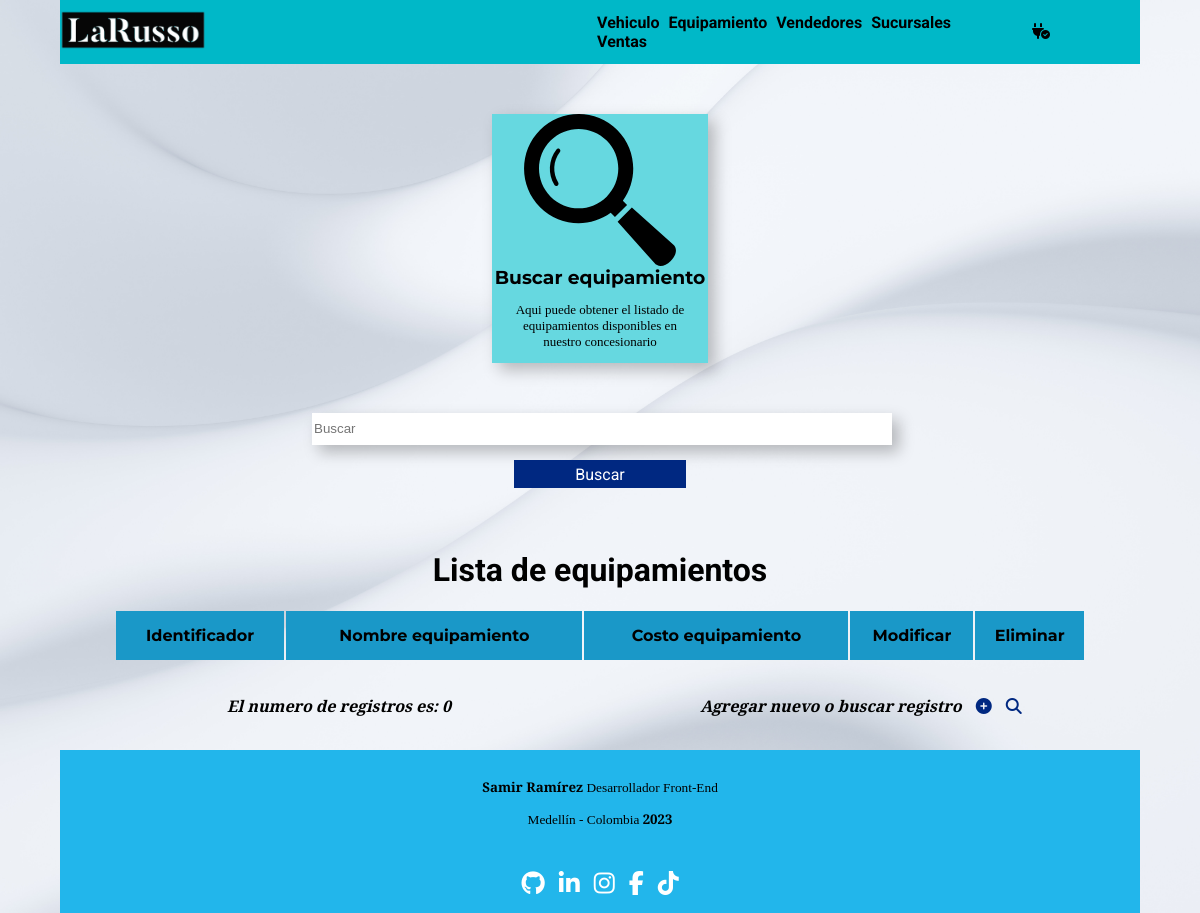
The app's page /equipamiento/crear/equipamientos/consulta/consult.php, older data.
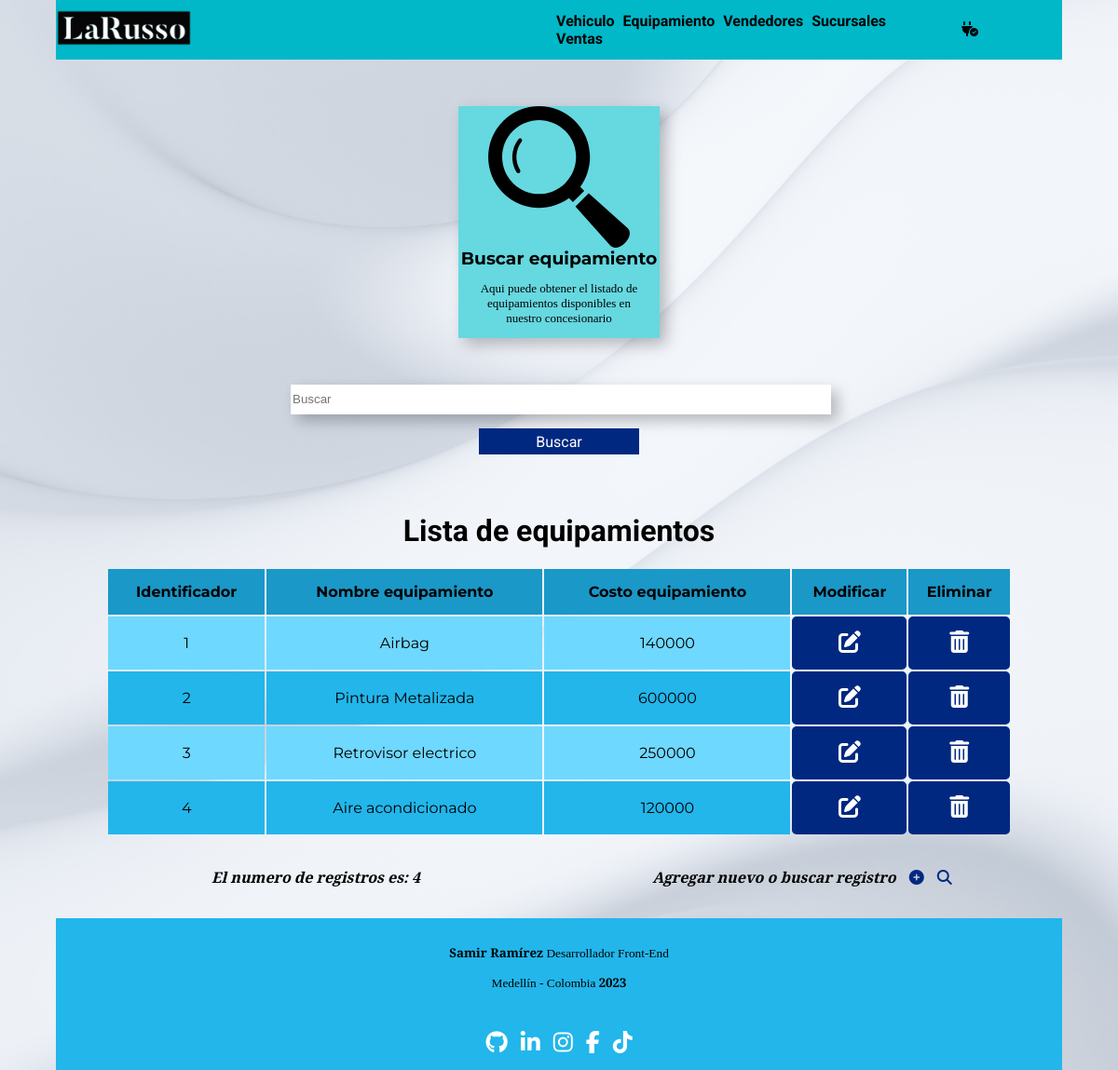
The same page, newer data.
### tables this page shows
CREATE TABLE `equipamiento` (
  `id_equipamiento` int(8) NOT NULL,
  `nombre_eq` varchar(30) NOT NULL,
  `precio_eq` int(10) NOT NULL
);

### equipamiento/crear/equipamientos/consulta/fuction-consult.php (the view)
<?php
    if(isset($_POST["bscr"])) {
        $search= $_POST["bscr"];
        $consult= "SELECT * FROM equipamiento WHERE id_equipamiento LIKE '%$search' OR nombre_eq LIKE '%$search' OR precio_eq LIKE '%$search'";
        if($result= mysqli_query($cnx, $consult)){
            echo "<table class='list-tipo'>
            <tr class='row-table'>
                <th class='th-table'>Identificador</th>
                <th class='th-table'>Nombre equipamiento</th>
                <th class='th-table'>Costo equipamiento</th>
                <th class='th-table'>Modificar</th>
                <th class='th-table'>Eliminar</th>
            </tr>";
            while($rows= mysqli_fetch_array($result)) {
                echo "<tr class='row-td-table'>
                <td class='td-table'>". $rows['id_equipamiento'] ."</td>
                <td class='td-table'>". $rows['nombre_eq'] ."</td>
                <td class='td-table'>". $rows['precio_eq'] ."</td>
                <td class='td-table-btn'>
                    <a class='td-btn-table' href='editar/index.php?ide=" .$rows['id_equipamiento']. "'>
                        <i class='fa-solid fa-pen-to-square'></i>
                    </a>
                </td>
                <td class='td-table-btn'>
                    <a class='td-btn-table' href='eliminar/index.php?ide="  .$rows['id_equipamiento']. '&name=' .$rows['nombre_eq']. "'>
                        <i class='fa-solid fa-trash-can'></i>
                    </a>
                </td>
            </tr>";
            }
        echo "</table>";
        $numrows= mysqli_num_rows($result);
        echo "<h3 class= 'counter'>Se han encontrado $numrows registros</h3>";
        }
    } else {
        $cnslt= "SELECT * FROM equipamiento";
        if($rslt= mysqli_query($cnx, $cnslt)){
            echo "<table class='list-tipo'>
            <tr class='row-table'>
                <th class='th-table'>Identificador</th>
                <th class='th-table'>Nombre equipamiento</th>
                <th class='th-table'>Costo equipamiento</th>
                <th class='th-table'>Modificar</th>
                <th class='th-table'>Eliminar</th>
            </tr>";
            while($rows= mysqli_fetch_array($rslt)) {
                echo "<tr class='row-td-table'>
                <td class='td-table'>". $rows['id_equipamiento'] ."</td>
                <td class='td-table'>". $rows['nombre_eq'] ."</td>
                <td class='td-table'>". $rows['precio_eq'] ."</td>
                <td class='td-table-btn'>
                    <a class='td-btn-table' href='editar/index.php?ide=" .$rows['id_equipamiento']. "'>
                        <i class='fa-solid fa-pen-to-square'></i>
                    </a>
                </td>
                <td class='td-table-btn'>
                    <a class='td-btn-table' href='eliminar/index.php?ide="  .$rows['id_equipamiento']. '&name=' .$rows['nombre_eq']. "'>
                        <i class='fa-solid fa-trash-can'></i>
                    </a>
                </td>
            </tr>";
        }
        echo "</table>";
        $numrows= mysqli_num_rows($rslt);
        echo "<div class='cont-count-add'>
        <div class='count'>
            <h2 class='h2-count'>
                El numero de registros es: $numrows
            </h2>
        </div>
        <div class='add'>
            <h2 class='h2-add'>
                Agregar nuevo o buscar registro
                <a href='../crear/form.php' class='a-add'>
                    <i class='fa-solid fa-circle-plus'></i>
                </a>
                <a href='#' class= 'a-add'>
                     <i class='fa-solid fa-magnifying-glass'></i>
                 </a>
            </h2>
        </div>
    </div>";
        }
    }
?>

### equipamiento/crear/equipamientos/consulta/consult.php (shortened to what this page needs)
<!DOCTYPE html>
<html lang="en">
<head>
    <link rel="stylesheet" href="../../../../assents/css/reset.css">
    <link rel="stylesheet" href="../../../../assents/css/equipamiento/tipos/consultar/consultindex.css">
</head>
<body>
    <header>
        <nav>
            <div class="logo">
                <img class="logo-img" src="../../../../assents/img/logo2.png" alt="">
            </div>
            <div class="menu">
                <a class="link" href="../../../../vehiculos/index.php">Vehiculo</a>
                <a class="link" href="../../../../equipamiento/index.php">Equipamiento</a>
                <a class="link" href="../../../../vendedores/index.php">Vendedores</a>
                <a class="link" href="../../../../sucursales/index.php">Sucursales</a>
                <a class="link" href="../../../../ventas/index.php">Ventas</a>
            </div>
            <div class="cnx">
                <?php
                    require ("../../../../cnx.php");
                ?>
            </div>
        </nav>
    </header>
    <section class="sct-srch-tipo">
        <article class="cards">
            <div class="img-card">
                <img src="../../../../assents/img/lagicons/magnifying-glass-8-svgrepo-com.svg" alt="Buscar vehiculo" class="img-srch">
            </div>
            <div class="body-card">
                <h1 class="p-card">Buscar equipamiento</h1>
            </div>
            <div class="footer-card">
                <h3 class="txt-card">Aqui puede obtener el listado de equipamientos disponibles en nuestro concesionario</h3>
            </div>
        </article>
    </section>
    <section class="search">
        <div class="resul">
            <form method="POST" action="">
                    <input class="buscar" type="text" name="bscr" placeholder="Buscar">
                    <input class="btn-submit" type="submit" name="send" value= "Buscar">
            </form>
        </div>
    </section>
    <section class="resultado">
    <div class="title">
            <h1 class="h1-title">
                Lista de equipamientos
            </h1>
        </div>
        <?php
            include ("fuction-consult.php");
        ?>
    </section>
    <footer>
        <div class="footer">
            <div class="dev">
                <p class="p-footer"><strong>Samir Ramírez</strong> Desarrollador Front-End</p>
                <p class="p-footer">Medellín - Colombia <strong>2023</strong></p>
            </div>
            <div class="networks">
                <a class="icon_link" href="https://github.com/SamirFront-End" target="github"><i class="fa-brands fa-github"></i></a>
                <a class="icon_link" href="https://www.linkedin.com/in/samir-ramirez-0254621a5/" target="linkedin"><i class="fa-brands fa-linkedin-in"></i></a>
                <a class="icon_link" href="https://instagram.com/miramirez1987" target="instagram"><i class="fa-brands fa-instagram"></i></a>
                <a class="icon_link" href="https://www.facebook.com/samiramirez1987" target="facebook"><i class="fa-brands fa-facebook-f"></i></a>
                <a class="icon_link" href="https://www.tiktok.com/@samdevfreelance" target="tiktok"><i class="fa-brands fa-tiktok"></i></a>
            </div>
        </div>
    </footer>
</body>
</html>

### cnx.php
<?php
    $host= "localhost";
    $db= "lag";
    $usr= "root";
    $psw= "";
    $cnx= mysqli_connect($host, $usr, $psw, $db);
    if($cnx){
        echo "<i class='fa-solid fa-plug-circle-check'></i>";
    } else {
        echo "<i class='fa-solid fa-plug-circle-xmark'></i>";
    }
?>

### assents/css/equipamiento/tipos/consultar/consultindex.css (style rules this page uses)
body { background-image: url(../../../../img/pattern.jpg); background-repeat: no-repeat; background-size: cover; }
header { width: 90%; margin: auto; background-color: var(--colorcuatro); }
nav { display: grid; grid-template-columns: 45% 45% 10%; align-items: center; }
.logo-img { width: 30%; }
.menu { width: 80%; margin: auto; }
.link { margin: 0 2.5px; text-decoration: none; font-family: var(--fuenteuno); font-weight: bolder; color: black; }
.sct-srch-tipo { width: 90%; margin: auto; margin-top: 50px; margin-bottom: 50px; display: grid; grid-template-columns: 20%; justify-content: space-evenly; }
.cards { background-color: var(--clarocuatro); box-shadow: 7px 7px 15px rgba(0, 0, 0, 25%); margin-bottom: 0px; }
.img-card { display: flex; justify-content: center; }
.img-srch { width: 70%; margin: auto; }
.p-card { margin-top: 0px; margin-bottom: 0px; text-align: center; font-family: var(--fuentedos); font-weight: bolder; }
.footer-card { width: 90%; margin: auto; }
.txt-card { text-align: center; font-family: var(--fuentetres); font-size: small; font-weight: lighter; }
.search { display: flex; width: 80%; margin: auto; }
.resul { width: 60%; margin: auto; margin-bottom: 50px; }
form { width: 100%; display: grid; }
.buscar { width: 100%; height: 30px; border: none; box-shadow: 7px 7px 15px rgba(0, 0, 0, 25%); }
.btn-submit { width: 30%; margin: auto; margin-top: 15px; border: none; background-color: var(--colortres); color: white; font-family: var(--fuenteuno); font-size: medium; cursor:pointer; height: 80%; }
.title { margin-bottom: 20px; }
.h1-title { width: 60%; margin: 20px auto; text-align: center; font-family: var(--fuenteuno); font-size: xx-large; }
.resultado { width: 90%; margin: auto; margin-bottom: 20px; }
.list-tipo { width: 90%; margin: auto; }
.row-td-table:nth-child(even) { background-color: var(--clarouno); }
.row-td-table:nth-child(odd) { background-color: var(--coloruno); }
.th-table, .td-table { text-align: center; padding: 15px 0; font-family: var(--fuentedos); }
.td-table-btn { text-align: center; padding: 15px 0; background-color: var(--colortres); border-radius: 5px; }
.th-table { background-color: var(--oscurouno); }
.td-btn-table { font-size: x-large; color: white; }
.cont-count-add { width: 100%; margin: 20px 0; display: grid; grid-template-columns: 45% 45%; justify-content: space-evenly; }
.h2-count, .h2-add { text-align: center; font-family: var(--fuentetres); font-style: oblique; font-size: medium; }
.fa-circle-plus, .fa-magnifying-glass { color: var(--colortres); margin-left: 10px; }
.a-add { text-decoration: none; }
footer { background-color: var(--coloruno); width: 90%; margin: auto; }
.footer { width: 90%; margin: auto; display: grid; justify-content:center; }
.dev, .networks { margin: 15px; text-align: center; }
.p-footer { font-family: var(--fuentetres); font-size: smaller; }
.icon_link { color: white; font-size: x-large; margin: 0 5px; }

Row changes from the older to the newer data that the page shows:
added equipamiento: id_equipamiento "1", nombre_eq "Airbag", precio_eq "140000"
added equipamiento: id_equipamiento "2", nombre_eq "Pintura Metalizada", precio_eq "600000"
added equipamiento: id_equipamiento "3", nombre_eq "Retrovisor electrico", precio_eq "250000"
added equipamiento: id_equipamiento "4", nombre_eq "Aire acondicionado", precio_eq "120000"
Text that changed along with them:
$numrows: "0" → "4"
